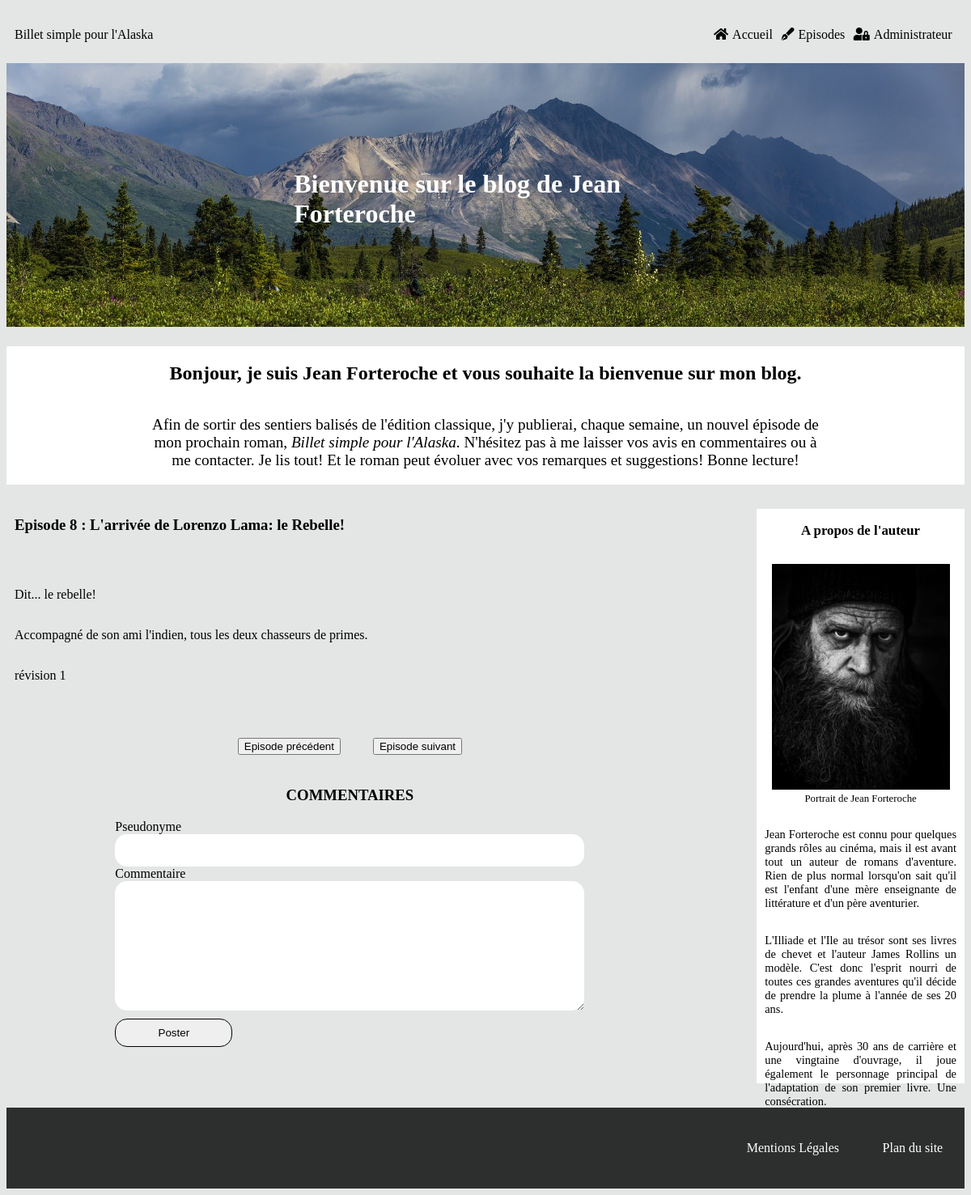
Page /index.php?action=post&id=36 on the earlier database version.
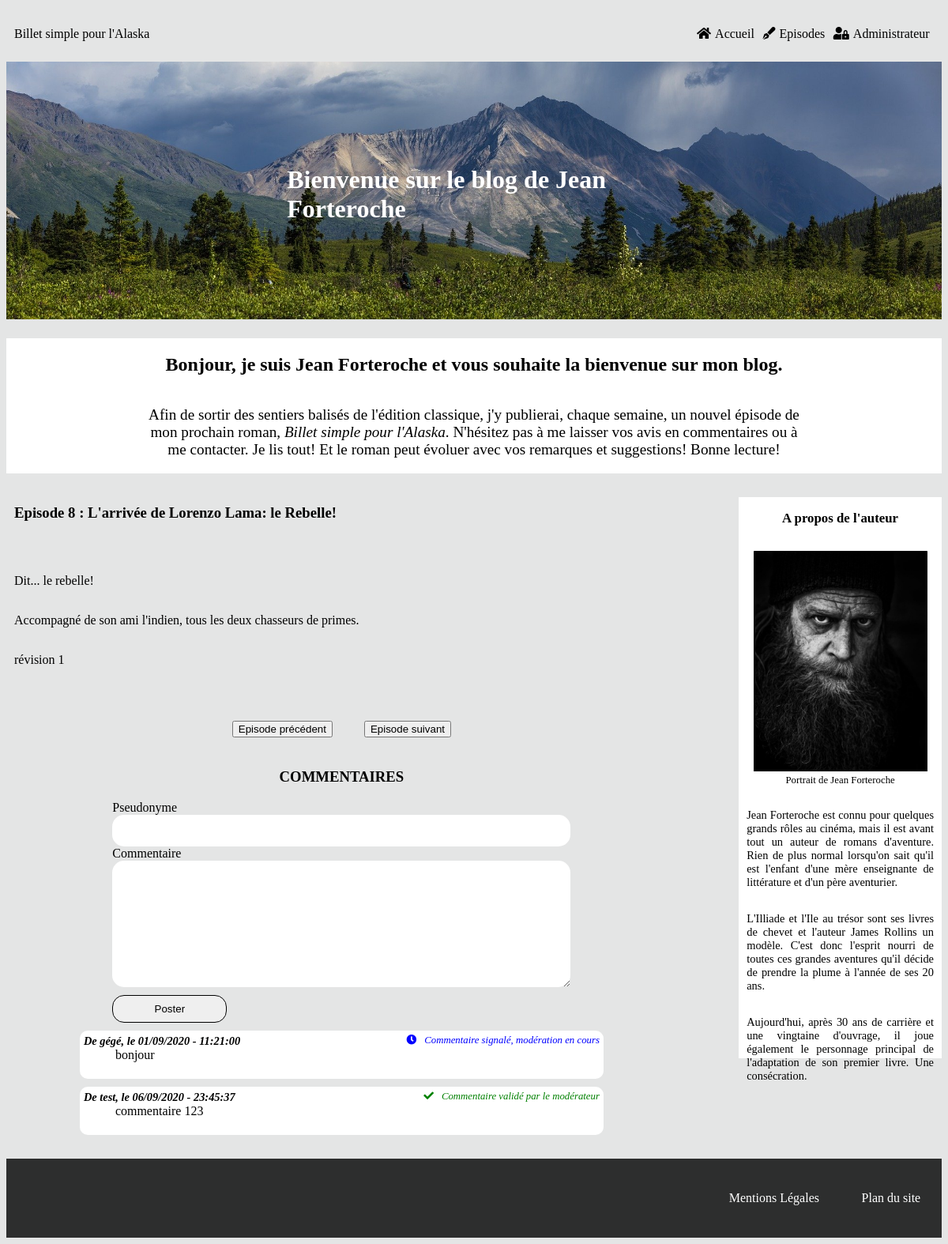
Same page on the later database version.
### tables this page shows
CREATE TABLE IF NOT EXISTS `episodes` (
  `episode_id` tinyint(11) NOT NULL AUTO_INCREMENT,
  `numero_episode` tinyint(11) NOT NULL,
  `episode_title` char(255) NOT NULL,
  `episode_content` longtext NOT NULL,
  `episode_date` datetime NOT NULL DEFAULT CURRENT_TIMESTAMP,
  `episode_status` int(1) NOT NULL,
  PRIMARY KEY (`episode_id`),
  UNIQUE KEY `unicite` (`numero_episode`) USING BTREE
);

CREATE TABLE IF NOT EXISTS `commentaires` (
  `comment_id` tinyint(11) NOT NULL AUTO_INCREMENT,
  `episode` tinyint(11) NOT NULL,
  `correspondance_ep` tinyint(11) NOT NULL,
  `pseudo` varchar(50) NOT NULL,
  `comment` text NOT NULL,
  `comment_date` datetime NOT NULL,
  `reported_comment` tinyint(1) NOT NULL,
  PRIMARY KEY (`comment_id`),
  KEY `from_episode` (`episode`)
);

### src/View/View.php (called while the page is built, shortened)
<?php
class View
{
    public function __construct(Session $session, AccessControl $accessControl)
    {
        $this->accessControl = $accessControl;
    }
    public function display(array $data, string $template, string $layout) : void
    {
        require_once($template);
        $content = ob_get_clean();
        require_once($layout);
    }
}

### src/Controller/FrontOffice/PostController.php (called while the page is built, shortened)
<?php
class PostController
{
    private $postManager;
    private $commentManager;
    private $view;
    private $layout;
    private $token;
    public function __construct(PostManager $postManager, View $view, CommentManager $commentManager, Session $session, Token $token)
    {
        $this->postManager = $postManager;
        $this->view = $view;
        $this->commentManager = $commentManager;
        $this->token = $token;
        $this->layout = '../templates/frontOffice/layout.html.php';
    }
    public function displayOneEpisode(int $id) : void
    {   $this->token->setToken();
        $totalEpisodes = $this->postManager->getNumberOfEpisodes();
        $episodeData = $this->postManager->getOneEpisode($id);
        $nextEpisode = $this->postManager->getNextPost($episodeData[0]['numero_episode'] + 1);
        $previousEpisode = $this->postManager->getPreviousPost($episodeData[0]['numero_episode'] - 1);
        $commentsData = $this->commentManager->getComments($id);
        $data = [$episodeData, $commentsData, $totalEpisodes, $previousEpisode, $nextEpisode];
        $template = 'onePost.html.php';
        $this->view->display(['episode' => $data[0][0],
            'comments' => $data[1],
            'totalEpisodes' => $data[2],
            'previous' => $data[3],
            'next' => $data[4]],
            $template, $this->layout);
    }
}

### public/index.php (called while the page is built, shortened)
<?php
$router = new Router();
$router->run();

### src/Model/PostManager.php (called while the page is built, shortened)
<?php
class PostManager
{
    private $database;
    public function __construct(Database $database)
    {
        $this->database = $database;
    }
    public function getOneEpisode(int $id) : array
    {
        $episodes = $this->database->prepare("SELECT *, DATE_FORMAT(episode_date, '%d/%m/%Y - %H:%i:%s') AS episode_date
            FROM episodes
            WHERE episode_id = :id");
        $episodes->bindParam(':id', $id);
        $episodes->execute();
        return $episodes->fetchAll();
    }
}

### src/Service/Http/Request.php (called while the page is built, shortened)
<?php
class Request
{
    private $get;
    public function __construct()
    {
        $this->get = $_GET;
    }
    public function cleanGet()
    {
        return $cleanedGet = filter_var_array($this->get, FILTER_SANITIZE_SPECIAL_CHARS);
    }
}

### src/Service/Security/AccessControl.php (called while the page is built, shortened)
<?php
class AccessControl
{
    public function __construct(Session $session)
    {
        $this->session = $session;
    }
    public function isConnected() : bool
    {
        return false;
    }
}

### src/Service/Http/Session.php (called while the page is built, shortened)
<?php
class Session
{
    public function getUserName() : string
    {
        return '';
    }
}

### src/Model/CommentManager.php (called while the page is built, shortened)
<?php
class CommentManager
{
    private $database;
    public function __construct(Database $database)
    {
        $this->database = $database;
    }
    public function getComments(int $numero) : array
    {
        $comments = $this->database->prepare("SELECT *, DATE_FORMAT(comment_date, '%d/%m/%Y - %H:%i:%s') AS comment_date
            FROM commentaires WHERE episode = :episode
            ORDER BY comment_date
            LIMIT 0, 10");
        $comments->bindParam(':episode', $numero);
        $comments->execute();
        return $comments->fetchAll();
    }
}

### Templates/Frontoffice/onepost.html.php (the view, shortened to what this page needs)
<article>
    <h3>Episode <?=$data['episode']['numero_episode']?> : <?=$data['episode']['episode_title']?></h3>
    <p><?=$data['episode']['episode_content']?></p>
</article>
<div id="prev_next">
    <?php
        if ($data['episode']['numero_episode'] > 1 && $data['episode']['numero_episode'] <= $data['totalEpisodes']) {
        ?>
        <span id="previous">
            <a href="index.php?action=post&id=<?=$data['previous']?>">
                <button>Episode précédent</button>
            </a>
        </span>
        <?php
        }
        if ($data['episode']['numero_episode'] < $data['totalEpisodes'] && $data['episode']['numero_episode'] >= 1) {
        ?>
        <span id="next">
            <a href="index.php?action=post&id=<?=$data['next']?>">
                <button>Episode suivant</button>
            </a>
        </span>
        <?php
        }
        ?>
</div>
<section class="commentaires">
    <h3>COMMENTAIRES</h3>
    <form class="comment_form" method="post" action="index.php?action=save_com&id=<?=$data['episode']['episode_id']?>">
        <label for="pseudo">Pseudonyme</label>
        <input class="input_name" type="text" name="pseudo"/>
        <label for="comment">Commentaire</label>
        <textarea class="comment_area" name="comment" rows="10" cols="40"></textarea>
        <input class="submit" type="submit" value="Poster"/>
    </form>
    <div id='comments_container'>
        <?php
            foreach($data['comments'] as $commentsData) {
        ?>
        <div id='comments'>
            <div id='comment_header'>
                <h4>De <?=$commentsData['pseudo']?>, le <?=$commentsData['comment_date']?></h4>
                <?php
                switch ($commentsData['reported_comment']) {
                    ?>
                <?php
                    case '1' :
                    ?>
                    <span id='waiting_moderation'>
                        <i class="fas fa-clock"></i>Commentaire signalé, modération en cours
                    </span>
                <?php
                    break;
                    case '2' :
                    ?>
                    <span id='validated_comment'>
                        <i class="fas fa-check"></i>Commentaire validé par le modérateur
                    </span>
                <?php
                    break;
                }
                ?>
            </div>
            <p id='comment_text'><?=$commentsData['comment']?></p>
            </div>
        <?php
        }
        ?>
    </div>
</section>

### src/Service/Router.php (shortened to what this page needs)
<?php
class Router
{
    private $postController;
    private $get;
    public function __construct()
    {
        $this->database = new Database();
        $this->session = new Session();
        $this->token = new Token($this->session);
        $this->accessControl = new AccessControl($this->session);
        $this->postManager = new PostManager($this->database);
        $this->commentManager = new CommentManager($this->database);
        $this->view = new View($this->session, $this->accessControl);
        $this->postController = new PostController($this->postManager, $this->view, $this->commentManager, $this->session, $this->token);
        $this->request = new Request();
        $this->get = $this->request->cleanGet();
    }
    public function run(): void
    {
        switch ($this->get['action']) {
            case 'post':
                $this->postController->displayOneEpisode((int) $this->get['id']);
            break;
        }
    }
}

### Templates/Frontoffice/layout.html.php (shortened to what this page needs)
<!DOCTYPE html>
<html lang="fr">
	<head>
		<link rel="stylesheet" type="text/css" href="/css/style.css" />
		<link rel="stylesheet" href="/fontawesome/css/all.css" />
	</head>
	<body>
		<header>
			<div class="headband">
				<a class="logo" href="index.php">Billet simple pour l'Alaska</a>
				<nav class='front_nav'>
					<div class="menu_container">
						<ul class="menu">
							<li><a href="index.php"><i class="fas fa-home"></i>Accueil</a></li>
							<li><a href="index.php?action=get_all&page=1"><i class="fas fa-pen-fancy"></i>Episodes</a></li>
							<?php
								if ($this->accessControl->isConnected() === true) {?>
									<li><a href="index.php?action=episodes_list"><i class="fas fa-lock-open"></i>Backoffice</a></li>
								<?php
								} elseif ($this->accessControl->isConnected() === false) {?>
									<li><a href="index.php?action=authentification"><i class="fas fa-user-lock"></i>Administrateur</a></li>
									<?php
									}
							?>
						</ul>
					</div>
				</nav>
			</div>
			<img class="header_img" src="/images/landscape_01.jpg" alt="aurore boréale en alaska" />
			<h1>Bienvenue sur le blog de Jean Forteroche</h1>
		</header>
		<section class="welcoming_text">
			<h2>Bonjour, je suis Jean Forteroche et vous souhaite la bienvenue sur mon blog.</h2>
			<p>Afin de sortir des sentiers balisés de l'édition classique, j'y publierai, chaque semaine, un nouvel épisode de mon prochain roman,
				<span id="titre">Billet simple pour l'Alaska</span>.
				N'hésitez pas à me laisser vos avis en commentaires ou à me contacter. Je lis tout! Et le roman peut évoluer avec vos remarques et suggestions!
				Bonne lecture!
			</p>
		</section>
		<div class='front_content'>
			<section class="episodes_and_comments">
			<?=$content?>
			</section>
			<aside class="about_me">
				<h3>A propos de l'auteur</h3>
				<figure>
					<img class="portrait" src="/images/portrait.jpg" alt="Portrait de Jean Forteroche" />
					<figcaption>Portrait de Jean Forteroche</figcaption>
				</figure>
				<p>Jean Forteroche est connu pour quelques grands rôles au cinéma, mais il est avant tout un auteur de romans d'aventure.
					Rien de plus normal lorsqu'on sait qu'il est l'enfant d'une mère enseignante de littérature et d'un père aventurier.</p>
				<p>L'Illiade et l'Ile au trésor sont ses livres de chevet et l'auteur James Rollins un modèle. C'est donc l'esprit nourri de toutes
					ces grandes aventures qu'il décide de prendre la plume à l'année de ses 20 ans.</p>
				<p>Aujourd'hui, après 30 ans de carrière et une vingtaine d'ouvrage, il joue également le personnage principal de l'adaptation de son premier livre. Une consécration.</p>
			</aside>
		</div>
		<footer>
			<div class="footer_links">
				<a href="mentions.html">Mentions Légales</a>
				<a href="site_plan.html">Plan du site</a>
			</div>
		</footer>
	</body>
</html>

### public/css/style.css (style rules this page uses)
html { font-family: aileron; background-color: #e4e5e5; }
a { text-decoration: none; color: black; }
header { position: relative; }
.header_img { width: 100%; }
.headband { display: flex; width: 100%; height: 70px; justify-content: space-between; align-items: center; }
.logo { padding-left: 10px; }
.front_nav { width: 30%; }
.menu { box-sizing: border-box; padding-right: 10px; display: flex; justify-content: space-around; list-style-type: none; }
.menu li i { margin-right: 5px; }
#titre { font-style: italic; }
header h1 { width: 40%; height: 10%; font-size: 2rem; position: absolute; left: 30%; top: 45%; font-weight: bold; color: white; }
.welcoming_text { width: 100%; margin-top: 20px; display: flex; flex-direction: column; align-items: center; background-color: white; }
.welcoming_text p { width: 70%; font-size: 1.2rem; text-align: center; }
.front_content { width: 100%; height: 100%; margin-top: 10px; display: flex; justify-content: space-between; }
h2 { text-align: center; }
.about_me { width: 20%; margin-left: 20px; margin-top: 20px; margin-bottom: 20px; height: 700px; padding: 10px; padding-top: 0; text-align: justify; font-size: 0.9rem; display: flex; flex-direction: column; align-items: center; background-color: white; }
.portrait { width: 220px; }
figcaption { text-align: center; font-size: 0.8rem; }
.episodes_and_comments { height: 100%; width: 70%; padding: 10px; display: flex; flex-direction: column; }
article { display: flex; flex-direction: column; }
article p { text-align: justify; }
footer { margin-top: 10px; width: 100%; height: 100px; background-color: rgba(0, 0, 0, 0.8); display: flex; align-items: center; justify-content: right; }
.footer_links { width: 25%; display: flex; justify-content: space-around; }
.footer_links a { color: white; }
.commentaires h3 { text-align: center; }
.comment_form { display: flex; flex-direction: column; width: 70%; margin: auto; }
.input_name { height: 30px; }
.comment_form .input_name, .comment_form .comment_area { border-radius: 15px; padding-left: 10px; padding-right: 10px; padding-top: 5px; padding-bottom: 5px; border: none; }
.submit { width: 25%; height: 35px; border-radius: 15px; border: 1px solid black; margin-top: 10px; }
#report_comment, #waiting_moderation, #validated_comment { font-style: italic; font-size: 0.8rem; }
.fa-flag, .fa-check, .fa-clock { margin-right: 10px; }
.fa-check, #validated_comment { color: green; }
.fa-clock, #waiting_moderation { color: blue; }
#comment_header { display: flex; justify-content: space-between; }
#comment_header h4 { margin: 0; font-size: 0.9rem; font-style: italic; }
#comments_container { width: 80%; margin: auto; }
#comments { background-color: white; padding: 5px; margin-top: 10px; margin-bottom: 10px; border-radius: 10px; }
#comment_text { padding-left: 40px; margin-top: 0; }
#prev_next { font-size: 0.9rem; display: flex; justify-content: center; }
#previous, #next { margin: 20px; }

Differences in the rows shown:
added commentaires: pseudo "gégé", comment_date "01/09/2020 - 11:21:00", reported_comment 1 (drawn), comment "bonjour"
added commentaires: pseudo "test", comment_date "06/09/2020 - 23:45:37", reported_comment 2 (drawn), comment "commentaire 123"
